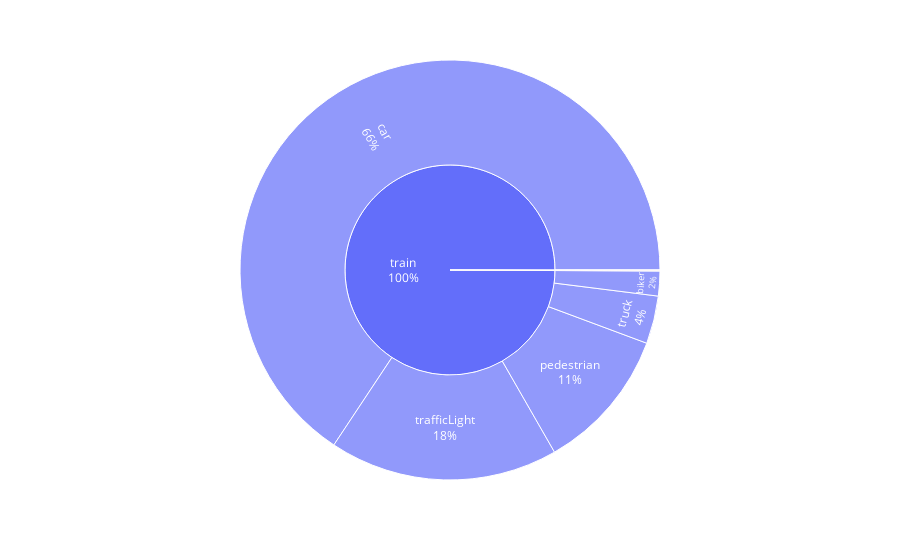

Here is the notebook cell this chart was saved with:
### Code cell
fig = px.sunburst(df_class, path=["set","class"], values="count")

fig.update_traces(textinfo="label+percent parent")

fig.show()

### Figure 1 — Plotly figure (JSON) as saved in the notebook; plotly's stock layout.template omitted (floating-point values rounded to 4 significant figures)
{"data": [{"branchvalues": "total", "domain": {"x": [0, 1], "y": [0, 1]}, "hovertemplate": "labels=%{label}<br>count=%{value}<br>parent=%{parent}<br>id=%{id}<extra></extra>", "ids": ["train/biker", "train/car", "validation/car", "train/pedestrian", "validation/pedestrian", "train/trafficLight", "train/truck", "validation/truck", "train", "validation"], "labels": ["biker", "car", "car", "pedestrian", "pedestrian", "trafficLight", "truck", "truck", "train", "validation"], "name": "", "parents": ["train", "train", "validation", "train", "validation", "train", "train", "validation", "", ""], "textinfo": "label+percent parent", "type": "sunburst", "values": [3704, 127760, 113, 21472, 19, 34277, 7165, 29, 194378, 161]}], "layout": {"legend": {"tracegroupgap": 0}, "margin": {"t": 60}}}
